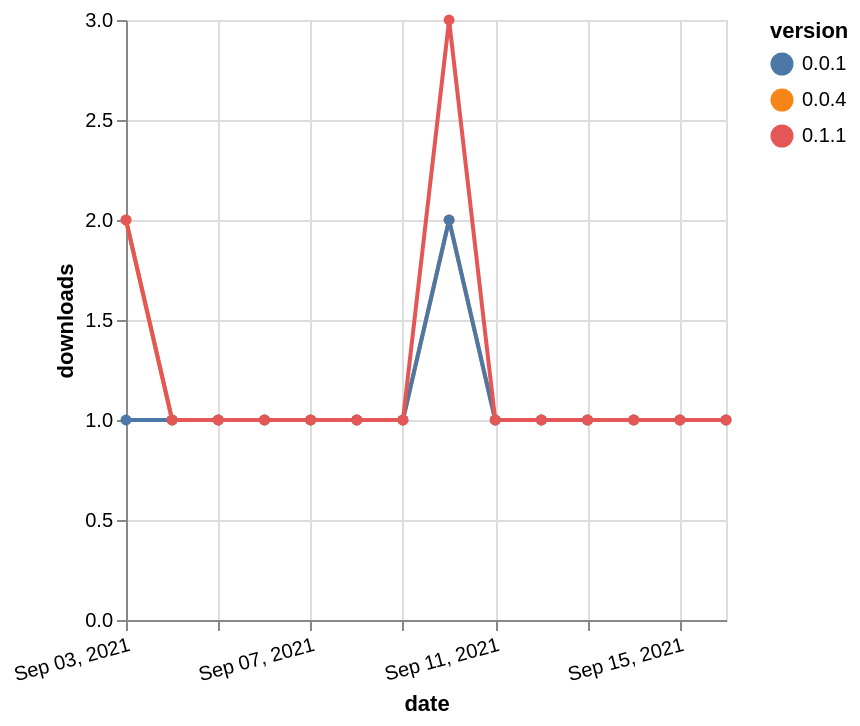

The specification (Vega-Lite) saved for this image:
### Vega-Lite specification from a JSON file in a GitHub repository (floating-point values rounded to 4 significant figures)
{"$schema": "https://vega.github.io/schema/vega-lite/v5.json", "description": "A simple bar chart with embedded data.", "data": {"values": [{"date": "2021-09-03", "total": 85, "delta": 2, "version": "0.0.4"}, {"date": "2021-09-04", "total": 86, "delta": 1, "version": "0.0.4"}, {"date": "2021-09-05", "total": 87, "delta": 1, "version": "0.0.4"}, {"date": "2021-09-06", "total": 88, "delta": 1, "version": "0.0.4"}, {"date": "2021-09-07", "total": 89, "delta": 1, "version": "0.0.4"}, {"date": "2021-09-08", "total": 90, "delta": 1, "version": "0.0.4"}, {"date": "2021-09-09", "total": 91, "delta": 1, "version": "0.0.4"}, {"date": "2021-09-10", "total": 93, "delta": 2, "version": "0.0.4"}, {"date": "2021-09-11", "total": 94, "delta": 1, "version": "0.0.4"}, {"date": "2021-09-12", "total": 95, "delta": 1, "version": "0.0.4"}, {"date": "2021-09-13", "total": 96, "delta": 1, "version": "0.0.4"}, {"date": "2021-09-14", "total": 97, "delta": 1, "version": "0.0.4"}, {"date": "2021-09-15", "total": 98, "delta": 1, "version": "0.0.4"}, {"date": "2021-09-16", "total": 99, "delta": 1, "version": "0.0.4"}, {"date": "2021-09-03", "total": 115, "delta": 1, "version": "0.0.1"}, {"date": "2021-09-04", "total": 116, "delta": 1, "version": "0.0.1"}, {"date": "2021-09-05", "total": 117, "delta": 1, "version": "0.0.1"}, {"date": "2021-09-06", "total": 118, "delta": 1, "version": "0.0.1"}, {"date": "2021-09-07", "total": 119, "delta": 1, "version": "0.0.1"}, {"date": "2021-09-08", "total": 120, "delta": 1, "version": "0.0.1"}, {"date": "2021-09-09", "total": 121, "delta": 1, "version": "0.0.1"}, {"date": "2021-09-10", "total": 123, "delta": 2, "version": "0.0.1"}, {"date": "2021-09-11", "total": 124, "delta": 1, "version": "0.0.1"}, {"date": "2021-09-12", "total": 125, "delta": 1, "version": "0.0.1"}, {"date": "2021-09-13", "total": 126, "delta": 1, "version": "0.0.1"}, {"date": "2021-09-14", "total": 127, "delta": 1, "version": "0.0.1"}, {"date": "2021-09-15", "total": 128, "delta": 1, "version": "0.0.1"}, {"date": "2021-09-16", "total": 129, "delta": 1, "version": "0.0.1"}, {"date": "2021-09-03", "total": 66, "delta": 2, "version": "0.1.1"}, {"date": "2021-09-04", "total": 67, "delta": 1, "version": "0.1.1"}, {"date": "2021-09-05", "total": 68, "delta": 1, "version": "0.1.1"}, {"date": "2021-09-06", "total": 69, "delta": 1, "version": "0.1.1"}, {"date": "2021-09-07", "total": 70, "delta": 1, "version": "0.1.1"}, {"date": "2021-09-08", "total": 71, "delta": 1, "version": "0.1.1"}, {"date": "2021-09-09", "total": 72, "delta": 1, "version": "0.1.1"}, {"date": "2021-09-10", "total": 75, "delta": 3, "version": "0.1.1"}, {"date": "2021-09-11", "total": 76, "delta": 1, "version": "0.1.1"}, {"date": "2021-09-12", "total": 77, "delta": 1, "version": "0.1.1"}, {"date": "2021-09-13", "total": 78, "delta": 1, "version": "0.1.1"}, {"date": "2021-09-14", "total": 79, "delta": 1, "version": "0.1.1"}, {"date": "2021-09-15", "total": 80, "delta": 1, "version": "0.1.1"}, {"date": "2021-09-16", "total": 81, "delta": 1, "version": "0.1.1"}]}, "width": "container", "mark": {"type": "line", "point": {"filled": true}}, "encoding": {"x": {"field": "date", "type": "temporal", "timeUnit": "yearmonthdate", "title": "date", "axis": {"labelAngle": -15}}, "y": {"field": "delta", "type": "quantitative", "title": "downloads"}, "color": {"field": "version", "type": "nominal"}, "tooltip": {"field": "delta"}}}
